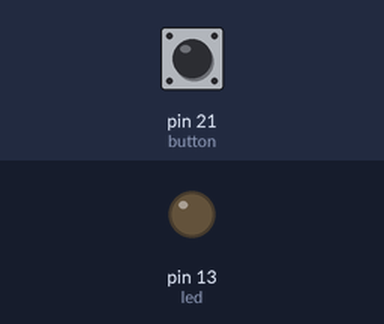
This sketch was run on a simulated Arduino Mega 2560, built with avr-gcc and run on an emulated ATmega2560. Parts: output pins drawn as LEDs (lit = HIGH). Inputs (shaded band) come from the test bench; at power-on: pin 21 (button) LOW.

Above: at 1.2 s.
1.3 s: pin 21 (button) pulled HIGH for 0.15 s
At 1.37 s:
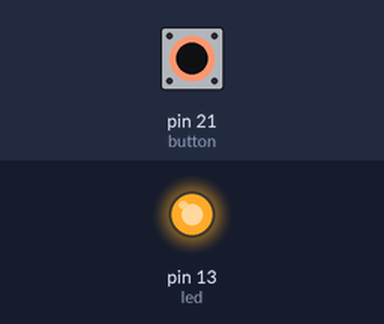
5.9 s: pin 21 (button) pulled HIGH for 3.2 s
At 9.6 s:
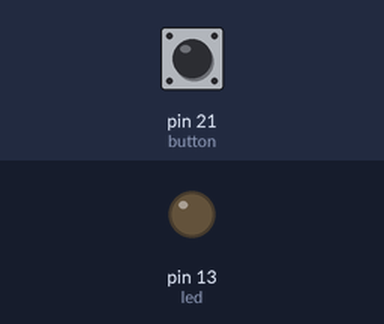
Timing chart, 0 to 11.1 s (numbered marks = the images above; inputs shaded):
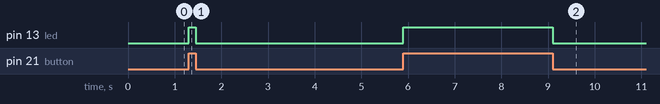

Measured:
- after the input at 1.3 s, pin 13 (led): LOW → HIGH at once, → LOW 0.15 s later
- after the input at 5.9 s, pin 13 (led): LOW → HIGH at once, → LOW 3.2 s later

The sketch:

Serial_Transmit_Test.ino
```cpp
String dataOut;
String dataIn;

String thisArduino = "301: ";
String thatArduino = "401: ";

int ledState = HIGH;        // the current state of the output pin
int buttonState;            // the current reading from the input pin
int lastButtonState = LOW;

unsigned long lastDebounceTime = 0;
unsigned long debounceDelay = 50;

void setup() {
  // put your setup code here, to run once:
  Serial.begin(9600); // usb
  Serial1.begin(9600); // rx tx
  pinMode(13, OUTPUT); // led
  pinMode(21, INPUT); // button
}

void loop() {
  // debounce later
  if (digitalRead(21) == HIGH) {
    if (lastButtonState == LOW) {
      digitalWrite(13, HIGH);
      // Serial1.print("Serial1: ");
      Serial1.println('1');
    }
    lastButtonState = HIGH;
  }

  if (digitalRead(21) == LOW) {
    if (lastButtonState == HIGH) {
      digitalWrite(13, LOW);
      Serial1.println('0');
    }
    lastButtonState = LOW;
  }

  if (Serial1.available() > 0) {
    dataIn = Serial1.readStringUntil('\n');

    Serial.println(dataIn);
  }
}
```
